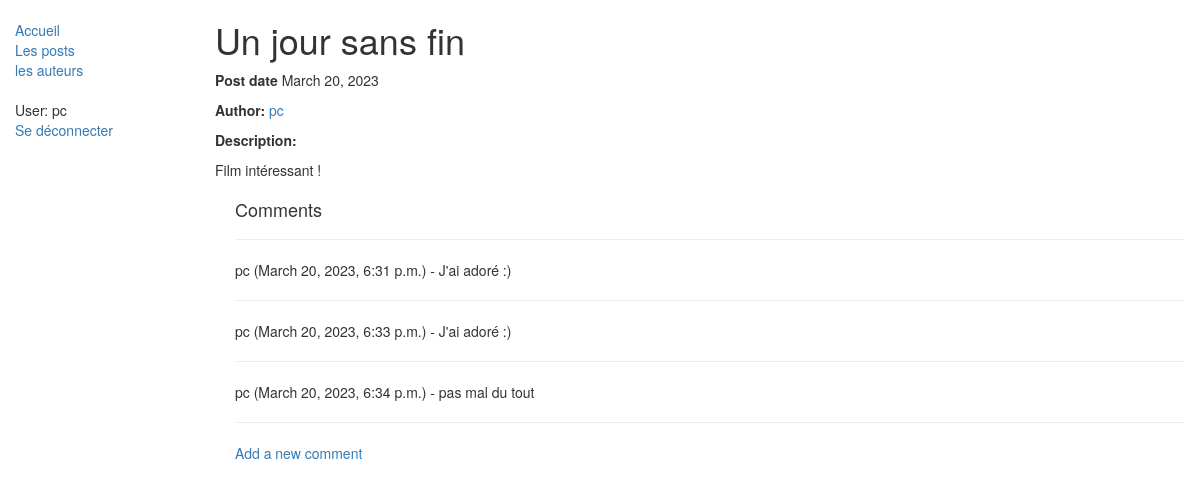
The page /blog/2 (signed in) on the database its author committed.
### blog/models.py (models this page shows, shortened)
class Blog(models.Model):
    name = models.CharField(max_length=200)
    description = models.TextField(max_length=2000, help_text="Entrer une description")
    post_date = models.DateField(auto_now_add=True)
    author = models.ForeignKey(BlogAuthor, on_delete=models.SET_NULL, null=True)
    class Meta:
        ordering = ["-post_date"]

class BlogAuthor(models.Model):
    user = models.OneToOneField(User, on_delete=models.SET_NULL, null=True)
    bio = models.TextField(max_length=400, help_text="Entrer votre biographie")
    class Meta:
        ordering = ["user", "bio"]
    def __str__(self):
        return self.user.username

class BlogComment(models.Model):
    description = models.TextField(max_length=1000, help_text="Enter comment about blog here.")
    post_date = models.DateTimeField(auto_now_add=True)
    author = models.ForeignKey(User, on_delete=models.SET_NULL, null=True)
    blog = models.ForeignKey(Blog, on_delete=models.CASCADE)
    class Meta:
        ordering = ["post_date"]

### blog/views.py (the view)
class BlogDetailView(generic.DetailView):
    model = Blog

### blog/templates/blog/blog_detail.html
{% extends "base.html" %}
{% block content %}
<h1>{{ blog.name }}</h1>
<p><strong>Post date</strong> {{ blog.post_date }}</p>
<p><strong>Author:</strong> <a href="{% url 'blog:blogs-by-author' blog.author.pk %}">{{ blog.author }}</a></p>
<p><strong>Description:</strong></p>
<p style="white-space:pre-wrap;">{{ blog.description }}</p>
<div style="margin-left:20px;margin-top:20px">
<h4>Comments</h4>
{% for comment in blog.blogcomment_set.all %}
<hr>
<p>{{comment.author}} ({{comment.post_date}}) - {{comment.description}}</p>
{% endfor %}
<hr>
{% if user.is_authenticated %}
  <a href="{% url 'blog:blog-comment' blog.id %}">Add a new comment</a></p>
{% else %}
  <p><a href="{% url 'login'%}?next={{request.path}}">Login</a> to add a new comment</p>
{% endif %}
</div>
{% endblock %}

### blog/templates/base.html (shortened to what this page needs)
<!DOCTYPE html>
<html lang="fr">
<head>
    <link rel="stylesheet" href="https://maxcdn.bootstrapcdn.com/bootstrap/3.3.7/css/bootstrap.min.css">
    {% load static %}
    <link rel="stylesheet" href="{% static 'css/styles.css' %}">
</head>
<body>
<div class="container-fluid">
    <div class="row">
        <div class="col-sm-2">
            {% block sidebar %}
                <ul class="sidebar-nav">
                    <li><a href="{% url 'blog:index' %}">Accueil</a></li>
                    <li><a href="{% url 'blog:blogs' %}">Les posts</a></li>
                    <li><a href="{% url 'blog:bloggers' %}">les auteurs</a></li>
                </ul>
                <ul class="sidebar-nav">
                    {% if user.is_authenticated %}
                        <li>User: {{ user.get_username }}</li>
                        <li><a href="{% url 'logout' %}?next={{ request.path }}">Se déconnecter</a></li>
                    {% else %}
                        <li><a href="{% url 'login' %}?next={{ request.path }}">Se connecter</a></li>
                    {% endif %}
                </ul>
            {% endblock %}
        </div>
        <div class="col-sm-10 ">
            {% block content %}{% endblock %}
        </div>
    </div>
</div>
</body>
</html>

### blog/static/css/styles.css (style rules this page uses)
.sidebar-nav { margin-top: 20px; padding: 0; list-style: none; }

### rows shown on the page
Blog: name "Un jour sans fin", post_date "March 20, 2023", author "pc", description "Film intéressant !"
BlogComment: author "pc", post_date "March 20, 2023, 6:31 p.m.", description "J'ai adoré :)"
BlogComment: author "pc", post_date "March 20, 2023, 6:33 p.m.", description "J'ai adoré :)"
BlogComment: author "pc", post_date "March 20, 2023, 6:34 p.m.", description "pas mal du tout"

### other values the page prints
{{ user.get_username }} "pc"
